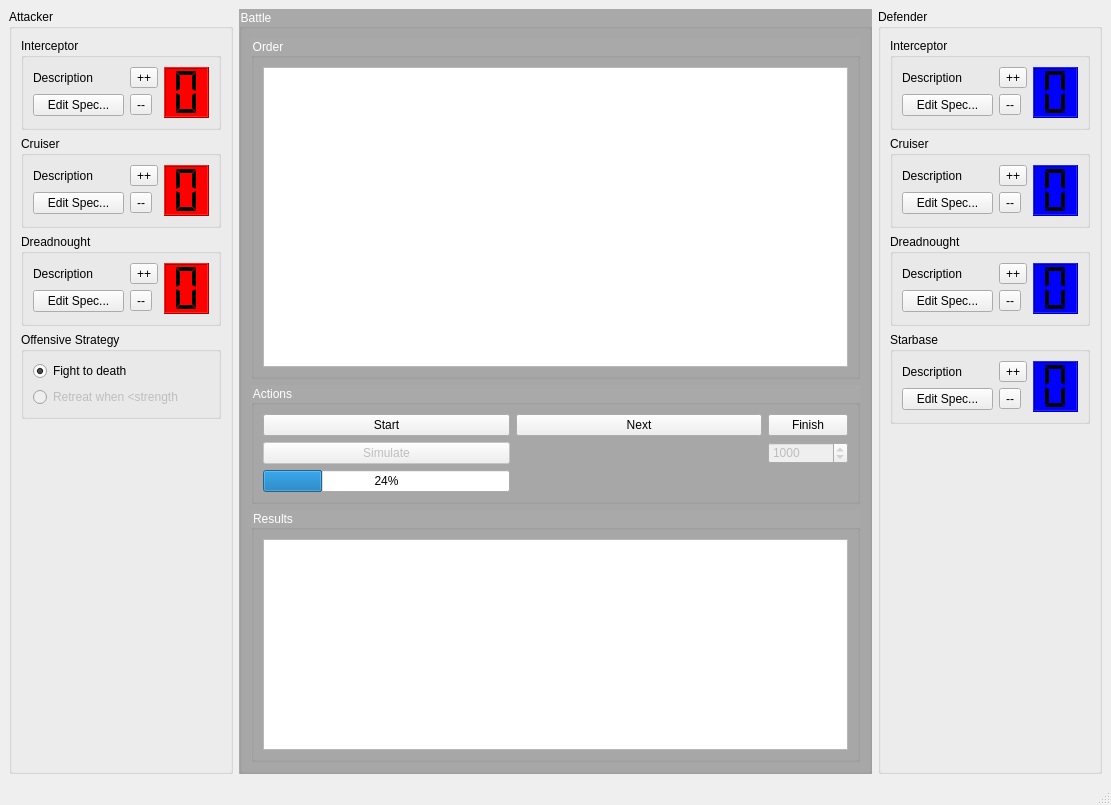
<?xml version="1.0" encoding="UTF-8"?>
<ui version="4.0">
 <class>EclipseSimMainWindow</class>
 <widget class="QMainWindow" name="EclipseSimMainWindow">
  <property name="geometry">
   <rect>
    <x>0</x>
    <y>0</y>
    <width>1111</width>
    <height>805</height>
   </rect>
  </property>
  <property name="windowTitle">
   <string>Eclipse Simulator</string>
  </property>
  <property name="styleSheet">
   <string notr="true"/>
  </property>
  <widget class="QWidget" name="centralwidget">
   <layout class="QHBoxLayout" name="horizontalLayout">
    <item>
     <widget class="QGroupBox" name="groupBox">
      <property name="styleSheet">
       <string notr="true"/>
      </property>
      <property name="title">
       <string>Attacker</string>
      </property>
      <layout class="QVBoxLayout" name="verticalLayout">
       <item>
        <widget class="QGroupBox" name="groupBox_6">
         <property name="minimumSize">
          <size>
           <width>200</width>
           <height>0</height>
          </size>
         </property>
         <property name="title">
          <string>Interceptor</string>
         </property>
         <layout class="QHBoxLayout" name="horizontalLayout_5">
          <item>
           <layout class="QGridLayout" name="gridLayout_10">
            <item row="1" column="1">
             <widget class="QToolButton" name="attackerInterceptorRemoveToolButton_">
              <property name="text">
               <string>--</string>
              </property>
             </widget>
            </item>
            <item row="0" column="1">
             <widget class="QToolButton" name="attackerInterceptorAddToolButton_">
              <property name="text">
               <string>++</string>
              </property>
             </widget>
            </item>
            <item row="0" column="0">
             <widget class="QLabel" name="attackerInterceptorDescriptionLabel_">
              <property name="text">
               <string>Description</string>
              </property>
             </widget>
            </item>
            <item row="1" column="0">
             <widget class="QPushButton" name="attackerInterceptorEditPushButton_">
              <property name="text">
               <string>Edit Spec...</string>
              </property>
             </widget>
            </item>
           </layout>
          </item>
          <item>
           <widget class="QLCDNumber" name="attackerInterceptorCountLcdNumber_">
            <property name="sizePolicy">
             <sizepolicy hsizetype="Fixed" vsizetype="Fixed">
              <horstretch>0</horstretch>
              <verstretch>0</verstretch>
             </sizepolicy>
            </property>
            <property name="minimumSize">
             <size>
              <width>45</width>
              <height>51</height>
             </size>
            </property>
            <property name="maximumSize">
             <size>
              <width>45</width>
              <height>51</height>
             </size>
            </property>
            <property name="styleSheet">
             <string notr="true">background: red</string>
            </property>
            <property name="digitCount">
             <number>1</number>
            </property>
            <property name="segmentStyle">
             <enum>QLCDNumber::Flat</enum>
            </property>
           </widget>
          </item>
         </layout>
        </widget>
       </item>
       <item>
        <widget class="QGroupBox" name="groupBox_7">
         <property name="title">
          <string>Cruiser</string>
         </property>
         <layout class="QHBoxLayout" name="horizontalLayout_3">
          <item>
           <layout class="QGridLayout" name="gridLayout_11">
            <item row="0" column="1">
             <widget class="QToolButton" name="attackerCruiserAddToolButton_">
              <property name="text">
               <string>++</string>
              </property>
             </widget>
            </item>
            <item row="1" column="1">
             <widget class="QToolButton" name="attackerCruiserRemoveToolButton_">
              <property name="text">
               <string>--</string>
              </property>
             </widget>
            </item>
            <item row="0" column="0">
             <widget class="QLabel" name="attackerCruiserDescriptionLabel_">
              <property name="text">
               <string>Description</string>
              </property>
             </widget>
            </item>
            <item row="1" column="0">
             <widget class="QPushButton" name="attackerCruiserEditPushButton_">
              <property name="text">
               <string>Edit Spec...</string>
              </property>
             </widget>
            </item>
           </layout>
          </item>
          <item>
           <widget class="QLCDNumber" name="attackerCruiserCountLcdNumber_">
            <property name="sizePolicy">
             <sizepolicy hsizetype="Fixed" vsizetype="Fixed">
              <horstretch>0</horstretch>
              <verstretch>0</verstretch>
             </sizepolicy>
            </property>
            <property name="minimumSize">
             <size>
              <width>45</width>
              <height>51</height>
             </size>
            </property>
            <property name="styleSheet">
             <string notr="true">background: red</string>
            </property>
            <property name="digitCount">
             <number>1</number>
            </property>
            <property name="segmentStyle">
             <enum>QLCDNumber::Flat</enum>
            </property>
           </widget>
          </item>
         </layout>
        </widget>
       </item>
       <item>
        <widget class="QGroupBox" name="groupBox_8">
         <property name="title">
          <string>Dreadnought</string>
         </property>
         <layout class="QHBoxLayout" name="horizontalLayout_2">
          <item>
           <layout class="QGridLayout" name="gridLayout_4">
            <item row="0" column="0">
             <widget class="QLabel" name="attackerDreadnoughtDescriptionLabel_">
              <property name="text">
               <string>Description</string>
              </property>
             </widget>
            </item>
            <item row="0" column="1">
             <widget class="QToolButton" name="attackerDreadnoughtAddToolButton_">
              <property name="text">
               <string>++</string>
              </property>
             </widget>
            </item>
            <item row="1" column="0">
             <widget class="QPushButton" name="attackerDreadnoughtEditPushButton_">
              <property name="text">
               <string>Edit Spec...</string>
              </property>
             </widget>
            </item>
            <item row="1" column="1">
             <widget class="QToolButton" name="attackerDreadnoughtRemoveToolButton_">
              <property name="text">
               <string>--</string>
              </property>
             </widget>
            </item>
           </layout>
          </item>
          <item>
           <widget class="QLCDNumber" name="attackerDreadnoughtCountLcdNumber_">
            <property name="sizePolicy">
             <sizepolicy hsizetype="Fixed" vsizetype="Fixed">
              <horstretch>0</horstretch>
              <verstretch>0</verstretch>
             </sizepolicy>
            </property>
            <property name="minimumSize">
             <size>
              <width>45</width>
              <height>51</height>
             </size>
            </property>
            <property name="styleSheet">
             <string notr="true">background: red</string>
            </property>
            <property name="digitCount">
             <number>1</number>
            </property>
            <property name="segmentStyle">
             <enum>QLCDNumber::Flat</enum>
            </property>
           </widget>
          </item>
         </layout>
        </widget>
       </item>
       <item>
        <widget class="QGroupBox" name="groupBox_3">
         <property name="title">
          <string>Offensive Strategy</string>
         </property>
         <layout class="QVBoxLayout" name="verticalLayout_3">
          <item>
           <widget class="QRadioButton" name="radioButton">
            <property name="text">
             <string>Fight to death</string>
            </property>
            <property name="checked">
             <bool>true</bool>
            </property>
           </widget>
          </item>
          <item>
           <widget class="QRadioButton" name="radioButton_2">
            <property name="enabled">
             <bool>false</bool>
            </property>
            <property name="text">
             <string>Retreat when &lt;strength</string>
            </property>
           </widget>
          </item>
         </layout>
        </widget>
       </item>
       <item>
        <spacer name="verticalSpacer_3">
         <property name="orientation">
          <enum>Qt::Vertical</enum>
         </property>
         <property name="sizeHint" stdset="0">
          <size>
           <width>20</width>
           <height>40</height>
          </size>
         </property>
        </spacer>
       </item>
      </layout>
     </widget>
    </item>
    <item>
     <widget class="QGroupBox" name="groupBox_4">
      <property name="styleSheet">
       <string notr="true">QGroupBox { background: darkGray; color : white }</string>
      </property>
      <property name="title">
       <string>Battle</string>
      </property>
      <layout class="QGridLayout" name="gridLayout">
       <item row="0" column="0">
        <widget class="QGroupBox" name="battleOrderGroupBox_">
         <property name="title">
          <string>Order</string>
         </property>
         <layout class="QGridLayout" name="gridLayout_2">
          <item row="0" column="0">
           <widget class="QGraphicsView" name="battleOrderGraphicsView_">
            <property name="minimumSize">
             <size>
              <width>0</width>
              <height>300</height>
             </size>
            </property>
            <property name="backgroundBrush">
             <brush brushstyle="SolidPattern">
              <color alpha="255">
               <red>0</red>
               <green>0</green>
               <blue>0</blue>
              </color>
             </brush>
            </property>
           </widget>
          </item>
         </layout>
        </widget>
       </item>
       <item row="1" column="0">
        <widget class="QGroupBox" name="groupBox_5">
         <property name="title">
          <string>Actions</string>
         </property>
         <layout class="QGridLayout" name="gridLayout_3">
          <item row="2" column="0">
           <widget class="QProgressBar" name="simulationProgressBar_">
            <property name="value">
             <number>24</number>
            </property>
           </widget>
          </item>
          <item row="1" column="2">
           <widget class="QSpinBox" name="numTrialsSpinBox_">
            <property name="enabled">
             <bool>false</bool>
            </property>
            <property name="minimum">
             <number>1</number>
            </property>
            <property name="maximum">
             <number>1000000</number>
            </property>
            <property name="singleStep">
             <number>100</number>
            </property>
            <property name="value">
             <number>1000</number>
            </property>
           </widget>
          </item>
          <item row="1" column="0">
           <widget class="QPushButton" name="runSimulationPushButton_">
            <property name="enabled">
             <bool>false</bool>
            </property>
            <property name="text">
             <string>Simulate</string>
            </property>
           </widget>
          </item>
          <item row="1" column="1">
           <spacer name="horizontalSpacer">
            <property name="orientation">
             <enum>Qt::Horizontal</enum>
            </property>
            <property name="sizeHint" stdset="0">
             <size>
              <width>40</width>
              <height>20</height>
             </size>
            </property>
           </spacer>
          </item>
          <item row="0" column="0">
           <widget class="QPushButton" name="startPushButton_">
            <property name="text">
             <string>Start</string>
            </property>
           </widget>
          </item>
          <item row="0" column="1">
           <widget class="QPushButton" name="nextPushButton_">
            <property name="text">
             <string>Next</string>
            </property>
           </widget>
          </item>
          <item row="0" column="2">
           <widget class="QPushButton" name="finishPushButton_">
            <property name="text">
             <string>Finish</string>
            </property>
           </widget>
          </item>
         </layout>
        </widget>
       </item>
       <item row="2" column="0">
        <widget class="QGroupBox" name="battleResultGroupBox_">
         <property name="title">
          <string>Results</string>
         </property>
         <layout class="QGridLayout" name="gridLayout_5">
          <item row="1" column="0">
           <widget class="QTextEdit" name="battleResultsTextEdit_">
            <property name="minimumSize">
             <size>
              <width>0</width>
              <height>100</height>
             </size>
            </property>
           </widget>
          </item>
         </layout>
        </widget>
       </item>
      </layout>
     </widget>
    </item>
    <item>
     <widget class="QGroupBox" name="groupBox_2">
      <property name="styleSheet">
       <string notr="true"/>
      </property>
      <property name="title">
       <string>Defender</string>
      </property>
      <layout class="QVBoxLayout" name="verticalLayout_2">
       <item>
        <widget class="QGroupBox" name="groupBox_10">
         <property name="minimumSize">
          <size>
           <width>200</width>
           <height>0</height>
          </size>
         </property>
         <property name="title">
          <string>Interceptor</string>
         </property>
         <layout class="QHBoxLayout" name="horizontalLayout_6">
          <item>
           <layout class="QGridLayout" name="gridLayout_12">
            <item row="0" column="1">
             <widget class="QToolButton" name="defenderInterceptorAddToolButton_">
              <property name="text">
               <string>++</string>
              </property>
             </widget>
            </item>
            <item row="1" column="1">
             <widget class="QToolButton" name="defenderInterceptorRemoveToolButton_">
              <property name="text">
               <string>--</string>
              </property>
             </widget>
            </item>
            <item row="0" column="0">
             <widget class="QLabel" name="defenderInterceptorDescriptionLabel_">
              <property name="text">
               <string>Description</string>
              </property>
             </widget>
            </item>
            <item row="1" column="0">
             <widget class="QPushButton" name="defenderInterceptorEditPushButton_">
              <property name="text">
               <string>Edit Spec...</string>
              </property>
             </widget>
            </item>
           </layout>
          </item>
          <item>
           <widget class="QLCDNumber" name="defenderInterceptorCountLcdNumber_">
            <property name="sizePolicy">
             <sizepolicy hsizetype="Fixed" vsizetype="Fixed">
              <horstretch>0</horstretch>
              <verstretch>0</verstretch>
             </sizepolicy>
            </property>
            <property name="minimumSize">
             <size>
              <width>45</width>
              <height>51</height>
             </size>
            </property>
            <property name="maximumSize">
             <size>
              <width>45</width>
              <height>51</height>
             </size>
            </property>
            <property name="styleSheet">
             <string notr="true">background: blue</string>
            </property>
            <property name="digitCount">
             <number>1</number>
            </property>
            <property name="segmentStyle">
             <enum>QLCDNumber::Flat</enum>
            </property>
           </widget>
          </item>
         </layout>
        </widget>
       </item>
       <item>
        <widget class="QGroupBox" name="groupBox_12">
         <property name="title">
          <string>Cruiser</string>
         </property>
         <layout class="QHBoxLayout" name="horizontalLayout_7">
          <item>
           <layout class="QGridLayout" name="gridLayout_13">
            <item row="0" column="1">
             <widget class="QToolButton" name="defenderCruiserAddToolButton_">
              <property name="text">
               <string>++</string>
              </property>
             </widget>
            </item>
            <item row="1" column="1">
             <widget class="QToolButton" name="defenderCruiserRemoveToolButton_">
              <property name="text">
               <string>--</string>
              </property>
             </widget>
            </item>
            <item row="0" column="0">
             <widget class="QLabel" name="defenderCruiserDescriptionLabel_">
              <property name="text">
               <string>Description</string>
              </property>
             </widget>
            </item>
            <item row="1" column="0">
             <widget class="QPushButton" name="defenderCruiserEditPushButton_">
              <property name="text">
               <string>Edit Spec...</string>
              </property>
             </widget>
            </item>
           </layout>
          </item>
          <item>
           <widget class="QLCDNumber" name="defenderCruiserCountLcdNumber_">
            <property name="sizePolicy">
             <sizepolicy hsizetype="Fixed" vsizetype="Fixed">
              <horstretch>0</horstretch>
              <verstretch>0</verstretch>
             </sizepolicy>
            </property>
            <property name="minimumSize">
             <size>
              <width>45</width>
              <height>51</height>
             </size>
            </property>
            <property name="maximumSize">
             <size>
              <width>45</width>
              <height>51</height>
             </size>
            </property>
            <property name="styleSheet">
             <string notr="true">background: blue</string>
            </property>
            <property name="digitCount">
             <number>1</number>
            </property>
            <property name="segmentStyle">
             <enum>QLCDNumber::Flat</enum>
            </property>
           </widget>
          </item>
         </layout>
        </widget>
       </item>
       <item>
        <widget class="QGroupBox" name="groupBox_11">
         <property name="minimumSize">
          <size>
           <width>0</width>
           <height>0</height>
          </size>
         </property>
         <property name="maximumSize">
          <size>
           <width>999999</width>
           <height>999999</height>
          </size>
         </property>
         <property name="title">
          <string>Dreadnought</string>
         </property>
         <layout class="QHBoxLayout" name="horizontalLayout_8">
          <item>
           <layout class="QGridLayout" name="gridLayout_14">
            <item row="0" column="1">
             <widget class="QToolButton" name="defenderDreadnoughtAddToolButton_">
              <property name="text">
               <string>++</string>
              </property>
             </widget>
            </item>
            <item row="1" column="1">
             <widget class="QToolButton" name="defenderDreadnoughtRemoveToolButton_">
              <property name="text">
               <string>--</string>
              </property>
             </widget>
            </item>
            <item row="0" column="0">
             <widget class="QLabel" name="defenderDreadnoughtDescriptionLabel_">
              <property name="text">
               <string>Description</string>
              </property>
             </widget>
            </item>
            <item row="1" column="0">
             <widget class="QPushButton" name="defenderDreadnoughtEditPushButton_">
              <property name="text">
               <string>Edit Spec...</string>
              </property>
             </widget>
            </item>
           </layout>
          </item>
          <item>
           <widget class="QLCDNumber" name="defenderDreadnoughtCountLcdNumber_">
            <property name="sizePolicy">
             <sizepolicy hsizetype="Fixed" vsizetype="Fixed">
              <horstretch>0</horstretch>
              <verstretch>0</verstretch>
             </sizepolicy>
            </property>
            <property name="minimumSize">
             <size>
              <width>45</width>
              <height>51</height>
             </size>
            </property>
            <property name="maximumSize">
             <size>
              <width>45</width>
              <height>51</height>
             </size>
            </property>
            <property name="styleSheet">
             <string notr="true">background: blue</string>
            </property>
            <property name="digitCount">
             <number>1</number>
            </property>
            <property name="segmentStyle">
             <enum>QLCDNumber::Flat</enum>
            </property>
           </widget>
          </item>
         </layout>
        </widget>
       </item>
       <item>
        <widget class="QGroupBox" name="groupBox_13">
         <property name="title">
          <string>Starbase</string>
         </property>
         <layout class="QHBoxLayout" name="horizontalLayout_10">
          <item>
           <layout class="QGridLayout" name="gridLayout_15">
            <item row="0" column="1">
             <widget class="QToolButton" name="defenderStarbaseAddToolButton_">
              <property name="text">
               <string>++</string>
              </property>
             </widget>
            </item>
            <item row="1" column="1">
             <widget class="QToolButton" name="defenderStarbaseRemoveToolButton_">
              <property name="text">
               <string>--</string>
              </property>
             </widget>
            </item>
            <item row="0" column="0">
             <widget class="QLabel" name="defenderStarbaseDescriptionLabel_">
              <property name="text">
               <string>Description</string>
              </property>
             </widget>
            </item>
            <item row="1" column="0">
             <widget class="QPushButton" name="defenderStarbaseEditPushButton_">
              <property name="text">
               <string>Edit Spec...</string>
              </property>
             </widget>
            </item>
           </layout>
          </item>
          <item>
           <widget class="QLCDNumber" name="defenderStarbaseCountLcdNumber_">
            <property name="sizePolicy">
             <sizepolicy hsizetype="Fixed" vsizetype="Fixed">
              <horstretch>0</horstretch>
              <verstretch>0</verstretch>
             </sizepolicy>
            </property>
            <property name="minimumSize">
             <size>
              <width>45</width>
              <height>51</height>
             </size>
            </property>
            <property name="maximumSize">
             <size>
              <width>45</width>
              <height>51</height>
             </size>
            </property>
            <property name="styleSheet">
             <string notr="true">background: blue</string>
            </property>
            <property name="digitCount">
             <number>1</number>
            </property>
            <property name="segmentStyle">
             <enum>QLCDNumber::Flat</enum>
            </property>
           </widget>
          </item>
         </layout>
        </widget>
       </item>
       <item>
        <spacer name="verticalSpacer_4">
         <property name="orientation">
          <enum>Qt::Vertical</enum>
         </property>
         <property name="sizeHint" stdset="0">
          <size>
           <width>20</width>
           <height>40</height>
          </size>
         </property>
        </spacer>
       </item>
      </layout>
     </widget>
    </item>
   </layout>
  </widget>
  <widget class="QMenuBar" name="menubar">
   <property name="geometry">
    <rect>
     <x>0</x>
     <y>0</y>
     <width>1111</width>
     <height>22</height>
    </rect>
   </property>
  </widget>
  <widget class="QStatusBar" name="statusbar">
   <property name="enabled">
    <bool>true</bool>
   </property>
  </widget>
 </widget>
 <resources/>
 <connections/>
</ui>
